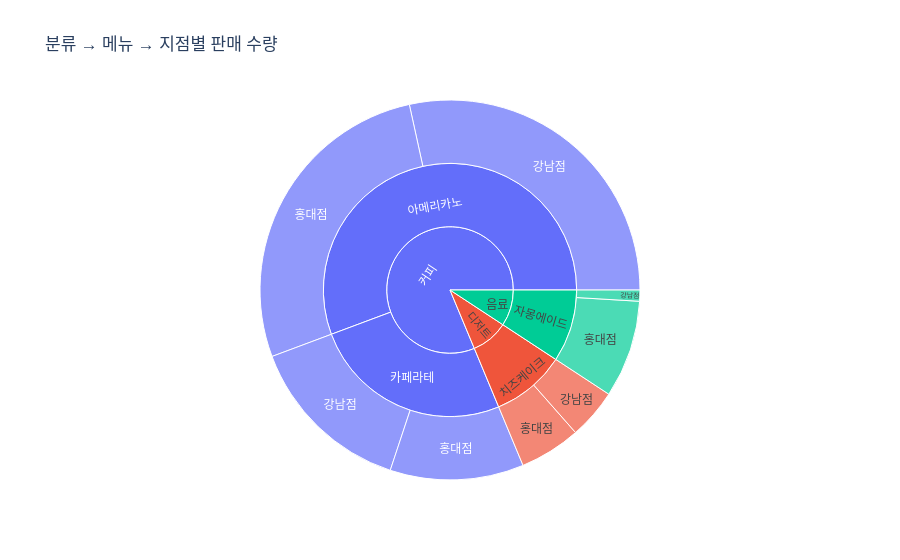

The notebook cell this image was saved under:
### Code cell
fig = px.sunburst(df,
                  path=['분류', '메뉴', '지점'],
                  values='판매수량',
                  title='분류 → 메뉴 → 지점별 판매 수량')
fig.show()

### Figure 1 — Plotly figure (JSON) as saved in the notebook; plotly's stock layout.template omitted (floating-point values rounded to 4 significant figures)
{"data": [{"branchvalues": "total", "domain": {"x": [0, 1], "y": [0, 1]}, "hovertemplate": "labels=%{label}<br>판매수량=%{value}<br>parent=%{parent}<br>id=%{id}<extra></extra>", "ids": ["커피/아메리카노/강남점", "커피/카페라테/강남점", "디저트/치즈케이크/강남점", "커피/아메리카노/홍대점", "음료/자몽에이드/홍대점", "커피/카페라테/홍대점", "디저트/치즈케이크/홍대점", "음료/자몽에이드/강남점", "커피/아메리카노", "커피/카페라테", "디저트/치즈케이크", "음료/자몽에이드", "커피", "디저트", "음료"], "labels": ["강남점", "강남점", "강남점", "홍대점", "홍대점", "홍대점", "홍대점", "강남점", "아메리카노", "카페라테", "치즈케이크", "자몽에이드", "커피", "디저트", "음료"], "name": "", "parents": ["커피/아메리카노", "커피/카페라테", "디저트/치즈케이크", "커피/아메리카노", "음료/자몽에이드", "커피/카페라테", "디저트/치즈케이크", "음료/자몽에이드", "커피", "커피", "디저트", "음료", "", "", ""], "type": "sunburst", "values": [120.0, 60.0, 18.0, 115.0, 35.0, 48.0, 22.0, 4.0, 235.0, 108.0, 40.0, 39.0, 343.0, 40.0, 39.0]}], "layout": {"legend": {"tracegroupgap": 0}, "title": {"text": "분류 → 메뉴 → 지점별 판매 수량"}}}
